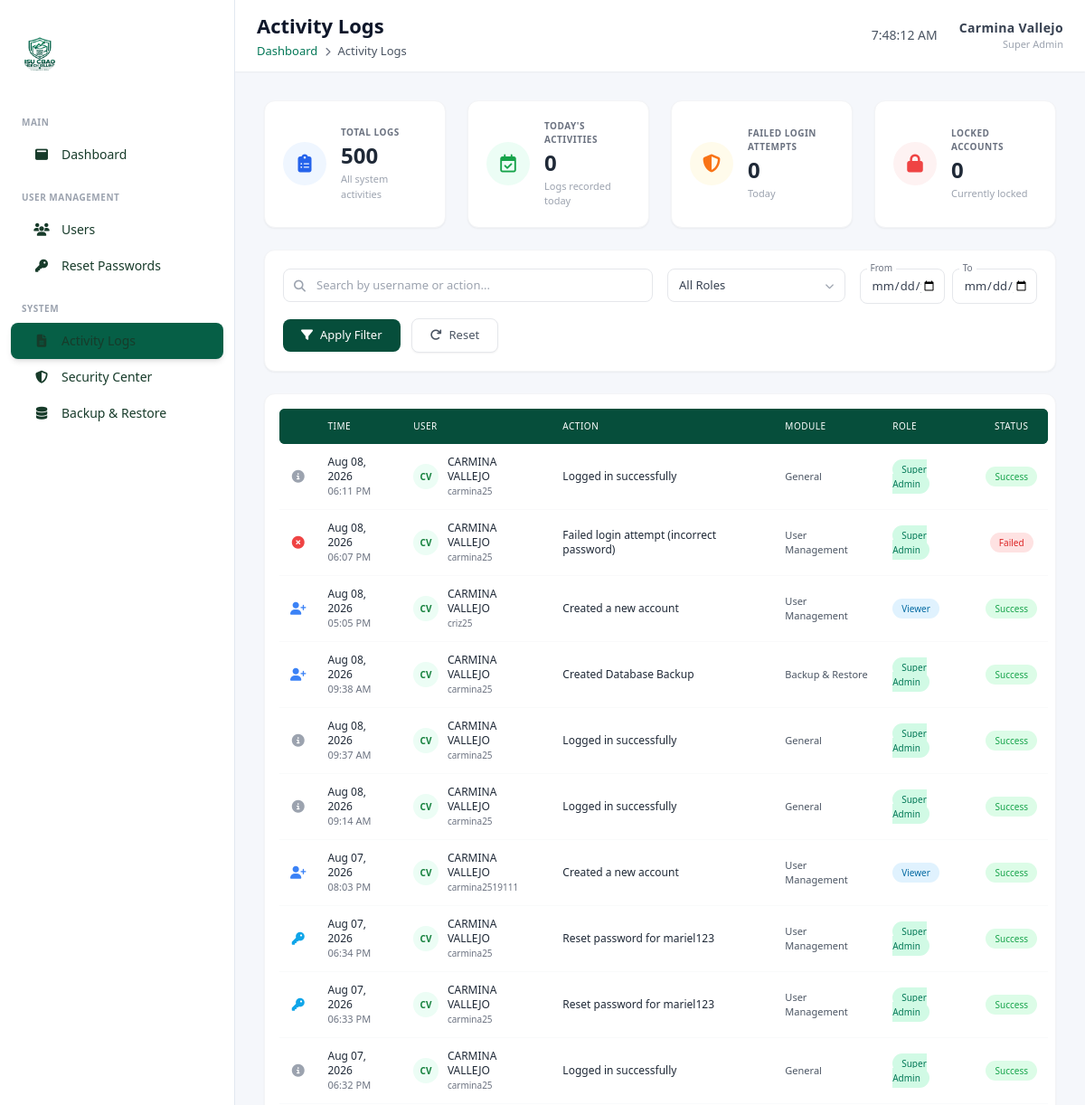
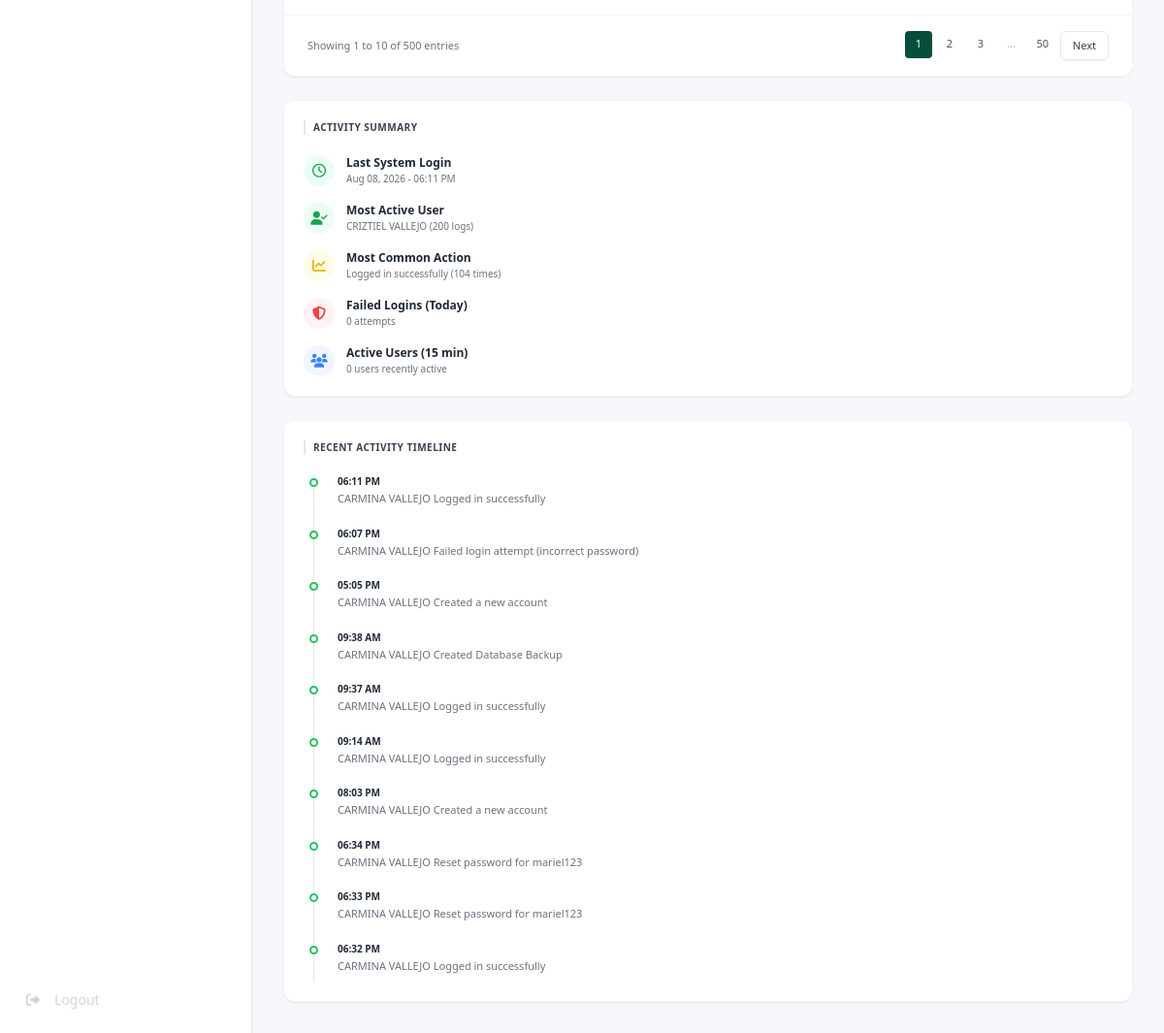
Screenshot of /pages/superadmin/activity_logs.php (signed in) with the database file from the repository (2 pictures, top to bottom).
### tables this page shows
CREATE TABLE `activity_logs` (
  `id` int(11) NOT NULL AUTO_INCREMENT,
  `user_id` int(11) NOT NULL,
  `fullname` varchar(150) NOT NULL,
  `username` varchar(100) NOT NULL,
  `role` enum('Super Admin','Admin','Viewer') NOT NULL,
  `action` varchar(255) NOT NULL,
  `ip_address` varchar(45) DEFAULT NULL,
  `created_at` timestamp NULL DEFAULT current_timestamp(),
  `module` varchar(100) DEFAULT NULL,
  PRIMARY KEY (`id`),
  KEY `user_id` (`user_id`),
  CONSTRAINT `activity_logs_ibfk_1` FOREIGN KEY (`user_id`) REFERENCES `users` (`id`)
);

### pages/superadmin/activity_logs.php (the view, shortened to what the rows shown need)
<?php
require_once "../../config/database.php";
require_once "../../includes/superadmin_functions.php";
$filters = [];
$page = $_GET['page'] ?? 1;
$limit = 10;
$offset = ($page - 1) * $limit;
$logs = getActivityLogs($conn, $filters, $limit, $offset);
$totalLogs = countActivityLogs($conn, $filters);
$totalLogsToday = countActivityLogs($conn, ['start_date' => date('Y-m-d')]);
$totalFailedLoginsToday = countFailedLoginAttempts($conn, true);
$totalLockedAccounts = getTotalLockedAccounts($conn);
?>
<!DOCTYPE html>
<html lang="en">
<head>
    <link rel="stylesheet" href="https://cdnjs.cloudflare.com/ajax/libs/font-awesome/6.4.0/css/all.min.css">
    <script src="https://cdn.tailwindcss.com"></script>
</head>
<body class="bg-[#f0f4f5] flex h-screen font-sans overflow-hidden">
<?php include_once "sidebar.php"; ?>
    <main class="flex-1 overflow-y-auto flex flex-col h-full bg-[#f0f4f5]" id="main-content">
        <?php include_once "topbar.php"; ?>
        <div class="p-6 md:p-8 flex-1">
            <div class="grid grid-cols-1 sm:grid-cols-2 lg:grid-cols-4 gap-4 lg:gap-6 mb-6">
                <div class="bg-white rounded-xl shadow-sm border border-gray-100 p-5 flex items-center gap-4">
                    <div>
                        <h2 class="text-2xl font-bold text-gray-800"><?php echo number_format($totalLogs ?? 0); ?></h2>
                    </div>
                </div>
                <div class="bg-white rounded-xl shadow-sm border border-gray-100 p-5 flex items-center gap-4">
                    <div>
                        <h2 class="text-2xl font-bold text-gray-800"><?php echo number_format($totalLogsToday ?? 0); ?></h2>
                    </div>
                </div>
                <div class="bg-white rounded-xl shadow-sm border border-gray-100 p-5 flex items-center gap-4">
                    <div>
                        <h2 class="text-2xl font-bold text-gray-800"><?php echo number_format($totalFailedLoginsToday ?? 0); ?></h2>
                    </div>
                </div>
                <a href="security_center.php" class="bg-white rounded-xl shadow-sm border border-gray-100 p-5 flex items-center gap-4 hover:shadow-md hover:border-gray-200 transition-all">
                    <div>
                        <h2 class="text-2xl font-bold text-gray-800"><?php echo number_format($totalLockedAccounts ?? 0); ?></h2>
                    </div>
                </a>
            </div>
            <div class="flex flex-col xl:flex-row gap-6">
                <div class="w-full xl:w-[72%] bg-white rounded-xl shadow-sm border border-gray-100 overflow-hidden flex flex-col">
                    <div class="overflow-x-auto flex-1 p-4 pt-4">
                        <table class="w-full text-left border-collapse min-w-[850px]">
                            <thead class="bg-brand-dark text-white">
                                <tr class="bg-brand-dark text-white text-[10px] uppercase tracking-wider">
                                    <th class="p-3 rounded-l-md font-medium w-6"></th>
                                    <th class="p-3 font-medium">TIME</th>
                                    <th class="p-3 font-medium">USER</th>
                                    <th class="p-3 font-medium">ACTION</th>
                                    <th class="p-3 font-medium">MODULE</th>
                                    <th class="p-3 font-medium">ROLE</th>
                                    <th class="p-3 font-medium text-center rounded-r-md">STATUS</th>
                                </tr>
                            </thead>
                            <tbody class="text-xs text-gray-700">
                                <?php if (!empty($logs)):
                                    function getInitials($name) {
                                        $words = explode(' ', $name);
                                        $initials = '';
                                        if(isset($words[0]) && !empty($words[0])) $initials .= mb_substr($words[0], 0, 1);
                                        if(isset($words[count($words)-1]) && count($words) > 1 && !empty($words[count($words)-1])) $initials .= mb_substr($words[count($words)-1], 0, 1);
                                        return strtoupper($initials);
                                    }
                                    function getModuleFromAction($action) {
                                        $action_lower = strtolower($action);
                                        if (strpos($action_lower, 'user') !== false || strpos($action_lower, 'login') !== false || strpos($action_lower, 'logout') !== false || strpos($action_lower, 'password') !== false || strpos($action_lower, 'account') !== false) return 'User Management';
                                        if (strpos($action_lower, 'backup') !== false || strpos($action_lower, 'restore') !== false) return 'Backup & Restore';
                                        return 'General';
                                    }
                                    function getStatusFromAction($action) {
                                        $action_lower = strtolower($action);
                                        if (strpos($action_lower, 'failed') !== false) {
                                            return ['label' => 'Failed', 'class' => 'bg-red-100 text-red-600'];
                                        }
                                        return ['label' => 'Success', 'class' => 'bg-green-100 text-green-600'];
                                    }
                                ?>
                                    <?php foreach ($logs as $log): ?>
                                        <tr class="border-b border-gray-50 hover:bg-gray-50">
                                            <td class="p-3 text-center">
                                                <?php
                                                    $icon = 'fa-solid fa-info-circle text-gray-400';
                                                    $action_lower = strtolower($log['action']);
                                                    if (strpos($action_lower, 'login') !== false && strpos($action_lower, 'failed') === false) $icon = 'fa-solid fa-circle-check text-green-500';
                                                    elseif (strpos($action_lower, 'failed') !== false) $icon = 'fa-solid fa-circle-xmark text-red-500';
                                                    elseif (strpos($action_lower, 'create') !== false) $icon = 'fa-solid fa-user-plus text-blue-500';
                                                    elseif (strpos($action_lower, 'update') !== false) $icon = 'fa-regular fa-pen-to-square text-yellow-500';
                                                    elseif (strpos($action_lower, 'reset') !== false) $icon = 'fa-solid fa-key text-sky-500';
                                                    elseif (strpos($action_lower, 'logout') !== false) $icon = 'fa-solid fa-right-from-bracket text-gray-400';
                                                    elseif (strpos($action_lower, 'backup') !== false) $icon = 'fa-solid fa-database text-yellow-500';
                                                    elseif (strpos($action_lower, 'unlock') !== false) $icon = 'fa-solid fa-lock-open text-green-500';
                                                ?>
                                                <i class="<?php echo $icon; ?> text-sm"></i>
                                            </td>
                                            <td class="p-3">
                                                <div class="text-gray-800 font-medium"><?php echo date('M d, Y', strtotime($log['created_at'])); ?></div>
                                                <div class="text-[11px] text-gray-500"><?php echo date('h:i A', strtotime($log['created_at'])); ?></div>
                                            </td>
                                            <td class="p-3">
                                                <div class="flex items-center gap-2.5">
                                                    <div class="w-7 h-7 rounded-full bg-[#ebf5ef] text-green-700 flex items-center justify-center font-bold text-[10px]"><?php echo getInitials($log['fullname'] ?? 'System'); ?></div>
                                                    <div>
                                                        <div class="font-medium text-gray-800"><?php echo htmlspecialchars($log['fullname'] ?? 'System'); ?></div>
                                                        <div class="text-[10px] text-gray-500"><?php echo htmlspecialchars($log['username'] ?? 'N/A'); ?></div>
                                                    </div>
                                                </div>
                                            </td>
                                            <td class="p-3">
                                                <div class="text-gray-800"><?php echo htmlspecialchars(ucfirst($log['action'])); ?></div>
                                            </td>
                                            <td class="p-3">
                                                <span class="text-gray-600 font-medium text-[11px]"><?php echo getModuleFromAction($log['action']); ?></span>
                                            </td>
                                            <td class="p-3">
                                                <?php
                                                    $role_class = 'bg-gray-100 text-gray-600';
                                                    if ($log['role'] === 'Super Admin') $role_class = 'bg-emerald-100 text-emerald-700';
                                                    if ($log['role'] === 'Viewer') $role_class = 'bg-sky-100 text-sky-700';
                                                    $status = getStatusFromAction($log['action']);
                                                ?>
                                                <span class="<?php echo $role_class; ?> px-2.5 py-1 rounded-full text-[10px] font-medium"><?php echo htmlspecialchars($log['role'] ?? 'N/A'); ?></span>
                                            </td>
                                            <td class="p-3 text-center">
                                                <span class="<?php echo $status['class']; ?> px-2.5 py-1 rounded-full text-[10px] font-medium"><?php echo $status['label']; ?></span>
                                            </td>
                                        </tr>
                                    <?php endforeach; ?>
                                <?php else: ?>
                                    <tr>
                                        <td colspan="7" class="text-center p-10 text-gray-500">No activity logs found for the selected filters.</td>
                                    </tr>
                                <?php endif; ?>
                            </tbody>
                        </table>
                    </div>
                </div>
                <div class="w-full xl:w-[28%] flex flex-col gap-6">
                    <div class="bg-white rounded-xl shadow-sm border border-gray-100 p-5 flex-1 flex flex-col">
                        <div class="relative border-l border-gray-200 ml-2.5 pb-2 space-y-5 flex-1">
                            <?php
                                if(function_exists('getRecentActivityLogs')):
                                    $recentLogs = getRecentActivityLogs($conn, 10);
                                    foreach($recentLogs as $log):
                            ?>
                            <div class="relative pl-6">
                                <div class="absolute w-[9px] h-[9px] bg-white rounded-full border-2 border-green-500 -left-[5px] top-1"></div>
                                <p class="text-[10px] text-gray-800 font-semibold mb-0.5"><?php echo date('h:i A', strtotime($log['created_at'])); ?></p>
                                <p class="text-[11px] text-gray-500"><?php echo htmlspecialchars($log['fullname'] ?? 'System'); ?> <?php echo htmlspecialchars($log['action']); ?></p>
                            </div>
                            <?php
                                    endforeach;
                                else:
                            ?>
                                <p class="text-xs text-gray-400">Timeline function not available.</p>
                            <?php endif; ?>
                        </div>
        </div>
    </main>
</body>
</html>

### rows the page displays
activity_logs: created_at "Aug 08, 2026", created_at "06:11 PM", fullname "CV", fullname "CARMINA VALLEJO", username "carmina25", action "Logged in successfully", action "General", role "Super Admin", action "Success"
activity_logs: created_at "Aug 08, 2026", created_at "06:07 PM", fullname "CV", fullname "CARMINA VALLEJO", username "carmina25", action "Failed login attempt (incorrect password)", action "User Management", role "Super Admin", action "Failed"
activity_logs: created_at "Aug 08, 2026", created_at "05:05 PM", fullname "CV", fullname "CARMINA VALLEJO", username "criz25", action "Created a new account", action "User Management", role "Viewer", action "Success"
activity_logs: created_at "Aug 08, 2026", created_at "09:38 AM", fullname "CV", fullname "CARMINA VALLEJO", username "carmina25", action "Created Database Backup", action "Backup & Restore", role "Super Admin", action "Success"
activity_logs: created_at "Aug 08, 2026", created_at "09:37 AM", fullname "CV", fullname "CARMINA VALLEJO", username "carmina25", action "Logged in successfully", action "General", role "Super Admin", action "Success"
activity_logs: created_at "Aug 08, 2026", created_at "09:14 AM", fullname "CV", fullname "CARMINA VALLEJO", username "carmina25", action "Logged in successfully", action "General", role "Super Admin", action "Success"
activity_logs: created_at "Aug 07, 2026", created_at "08:03 PM", fullname "CV", fullname "CARMINA VALLEJO", username "carmina2519111", action "Created a new account", action "User Management", role "Viewer", action "Success"
activity_logs: created_at "Aug 07, 2026", created_at "06:34 PM", fullname "CV", fullname "CARMINA VALLEJO", username "carmina25", action "Reset password for mariel123", action "User Management", role "Super Admin", action "Success"
activity_logs: created_at "Aug 07, 2026", created_at "06:33 PM", fullname "CV", fullname "CARMINA VALLEJO", username "carmina25", action "Reset password for mariel123", action "User Management", role "Super Admin", action "Success"
activity_logs: created_at "Aug 07, 2026", created_at "06:32 PM", fullname "CV", fullname "CARMINA VALLEJO", username "carmina25", action "Logged in successfully", action "General", role "Super Admin", action "Success"

### other values shown
$pageTitle "Activity Logs"
$breadcrumb['name'] "Activity Logs"
$_SESSION['fullname'] "Carmina Vallejo"
$_SESSION['role'] "Super Admin"
$totalLogs "500"
$totalLogsToday "0"
$totalFailedLoginsToday "0"
$totalLockedAccounts "0"
$offset + 1 "1"
min($offset + $limit, $totalLogs) "10"
$totalPages "50"
formatTimestamp($activitySummary['last_login']) "Aug 08, 2026 - 06:11 PM"
$activitySummary['most_active_user']['fullname'] "CRIZTIEL VALLEJO"
$activitySummary['most_active_user']['log_count'] "200"
$activitySummary['most_common_action']['action'] "Logged in successfully"
